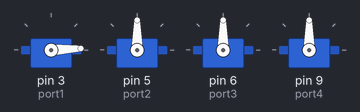
A sketch run on a simulated Arduino Uno, built with avr-gcc and run on an emulated ATmega328P. On the bench: 4 × servo.

Above: at 0.05 s.
At 1.55 s:
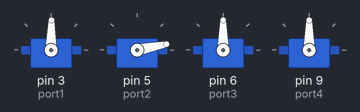
At 2.75 s:
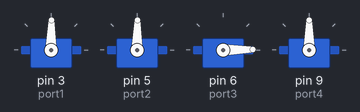
At 5.45 s:
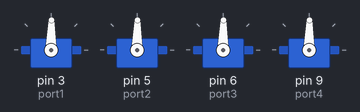
At 8.15 s:
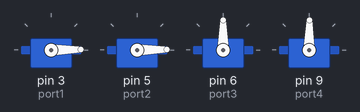
At 10.85 s:
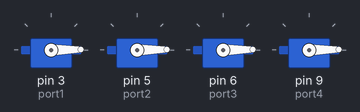
Timing chart, 0 to 14.1 s (numbered marks = the images above):
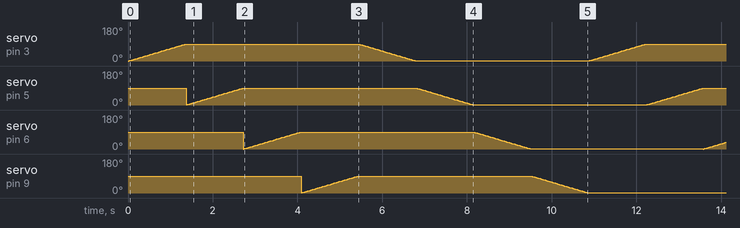

The sketch:

mao_ino.ino
```cpp
#include <Servo.h>

Servo dedo1;
Servo dedo2;
Servo dedo3;
Servo dedo4;
const int port1 = 3;
const int port2 = 5;
const int port3 = 6;
const int port4 = 9;
const int maxVar = 90;

int pos = 0;    // variable to store the servo position

void setup()
{
  dedo1.attach(port1);
  dedo2.attach(port2);
  dedo3.attach(port3);
  dedo4.attach(port4);
}

void abreDedo(int dedo){

  for(pos = 0; pos < maxVar; pos += 1)
  {
    if (dedo == 1)
      dedo1.write(pos);
    else if (dedo == 2)
      dedo2.write(pos);
    else if (dedo == 3)
      dedo3.write(pos);
    else
      dedo4.write(pos);
    delay(15);
  }
}

void fechaDedo(int dedo){
  for(pos = maxVar; pos>=1; pos-=1)
  {
     if (dedo == 1)
      dedo1.write(pos);
    else if (dedo == 2)
      dedo2.write(pos);
    else if (dedo == 3)
      dedo3.write(pos);
    else
      dedo4.write(pos);
    delay(15);
  }
}

void abreMao(){
  abreDedo(1);
  abreDedo(2);
  abreDedo(3);
  abreDedo(4);
}

void fechaMao(){
  fechaDedo(1);
  fechaDedo(2);
  fechaDedo(3);
  fechaDedo(4);
}

void loop()
{
 abreMao();
 fechaMao();

}
```
